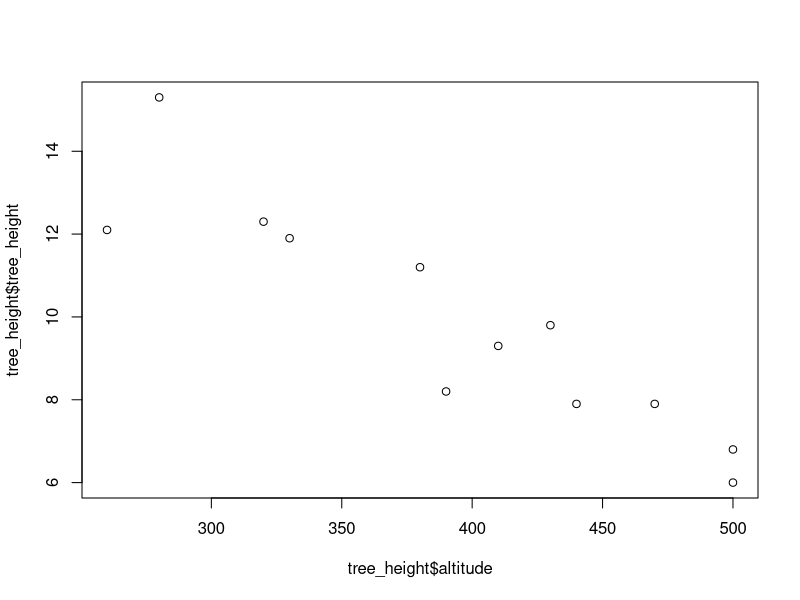

The R source for this figure:
# tree_height.csvを読み込む。
tree_height <- read.table("./tree_height.csv", header=TRUE, encoding="UTF-8", sep=",")

# 標高と樹高との相関係数を散布図として描く。
plot(tree_height$altitude, tree_height$tree_height)